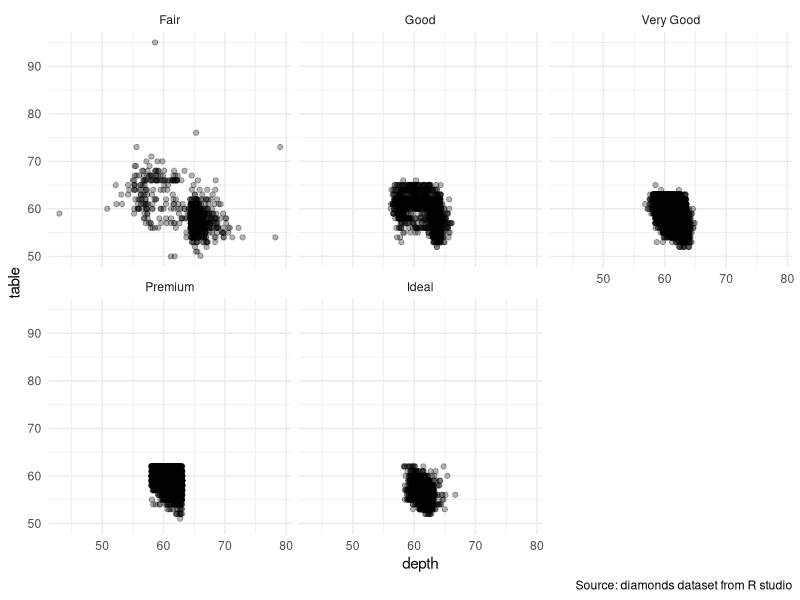
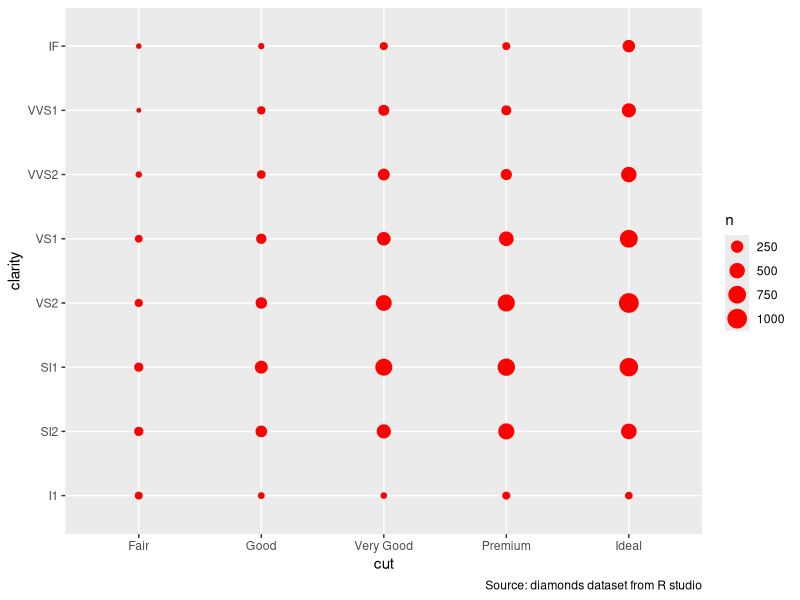

Generate these figures, in order, with R:
library(ggplot2)
library(dplyr)

#distribution of diamond price
price_distribution <- ggplot(diamonds, aes(price),) +
                       geom_density(col = "red") +
                       theme_minimal() +
                       labs(caption = "Source: diamonds dataset from R studio")



#mean price of diamond for each cut style
mean_price <- diamonds %>%
 group_by(cut) %>%
 summarise(mean_price = mean(price)) %>%
 ggplot(aes(cut, mean_price, fill = cut)) +
 geom_col() +
 theme_minimal()+
 labs(caption = "Source: diamonds dataset from R studio")


#relationship between color and price
scatter_color_price <- ggplot(diamonds, aes(color, price, fill = color)) +
 geom_boxplot()+
 theme_minimal() +
 labs(caption = "Source: diamonds dataset from R studio")


#How does the depth and table measurements of diamonds vary across different cuts?
ggplot(sample_frac(diamonds, 0.5), aes(depth, table)) +
 geom_point(alpha = 0.3) +
 facet_wrap(~cut)+
 theme_minimal() +
 labs(caption = "Source: diamonds dataset from R studio",
 x = "depth",
 y = "table")



#cut and clarity
ggplot(sample_frac(diamonds, 0.2), aes(cut, clarity)) +
 geom_count(col = "red") +
 labs(caption = "Source: diamonds dataset from R studio")
